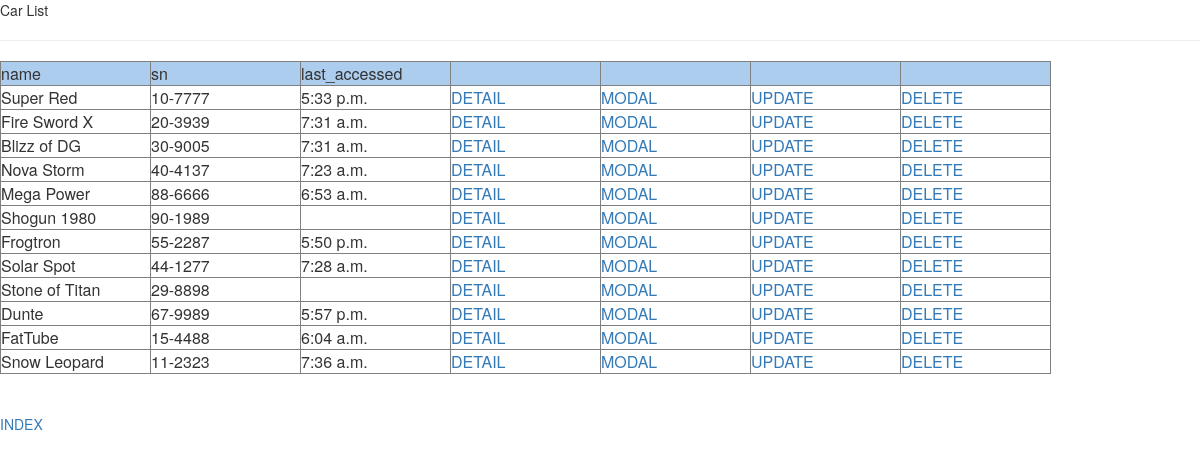
The app's page /list, older data.
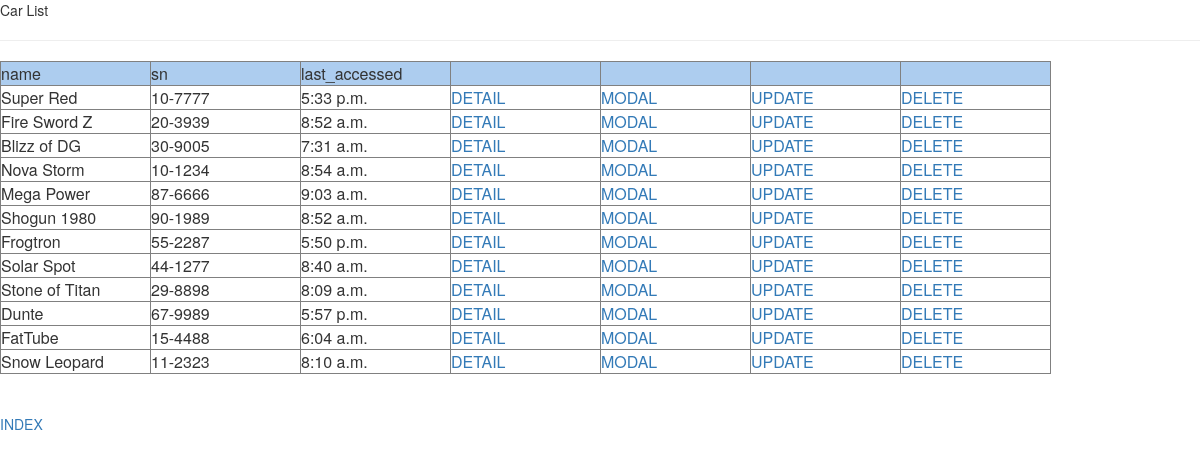
The same page, newer data.
### car/models.py (models this page shows, shortened)
class Car(models.Model):
    name = models.CharField(max_length=30)
    sn = models.CharField(max_length=30)
    last_accessed = models.DateTimeField(null=True)

### car/views.py (the view)
# urls.py: url(r'^list$', views.ListView.as_view(), name='list'),
class ListView(ListView):
    template_name = 'car/car_list.html' # default : '_list.html'
    context_object_name = 'car_list' # default : 'object_list'
    queryset = Car.objects.all()

### car/templates/car/car_list.html (shortened to what this page needs)
<link rel="stylesheet" href="https://maxcdn.bootstrapcdn.com/bootstrap/3.3.7/css/bootstrap.min.css">
Car List
<hr>
<table border="1">
  <tr bgcolor="#adcdef">
    <td>name</td>
    <td>sn</td>
    <td>last_accessed</td>
    <td></td>
    <td></td>
    <td></td>
    <td></td>
  </tr>
  {% for car in car_list %}
  <tr>
    <td>{{ car.name }}</td>
    <td>{{ car.sn }}</td>
    <td>{{ car.last_accessed.time }}</td>
    <td><a href="detail/{{ car.pk }}">DETAIL</a></td>
    <td><a data-toggle="modal" data-target="#myModal" href="update/{{ car.pk }}">MODAL</a></td>
    <td><a href="update/{{ car.pk }}">UPDATE</a></td>
    <td><a href="delete/{{ car.pk }}">DELETE</a></td>
  </tr>
  {% endfor %}
</table>
<a href="/">INDEX</a>

Row changes from the older to the newer data that the page shows:
changed Car: name "Fire Sword X" → "Fire Sword Z"; last_accessed.time "7:31 a.m." → "8:52 a.m."
changed Car "Nova Storm": sn "40-4137" → "10-1234"; last_accessed.time "7:23 a.m." → "8:54 a.m."
changed Car "Mega Power": sn "88-6666" → "87-6666"; last_accessed.time "6:53 a.m." → "9:03 a.m."
changed Car "Shogun 1980": last_accessed.time (not shown) → "8:52 a.m."
changed Car "Solar Spot": last_accessed.time "7:28 a.m." → "8:40 a.m."
changed Car "Stone of Titan": last_accessed.time (not shown) → "8:09 a.m."
changed Car "Snow Leopard": last_accessed.time "7:36 a.m." → "8:10 a.m."
